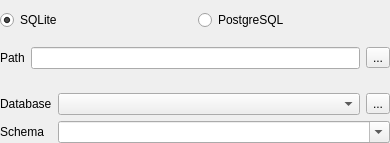
<?xml version="1.0" encoding="UTF-8"?>
<ui version="4.0">
 <class>Form</class>
 <widget class="QWidget" name="Form">
  <property name="geometry">
   <rect>
    <x>0</x>
    <y>0</y>
    <width>390</width>
    <height>143</height>
   </rect>
  </property>
  <property name="windowTitle">
   <string>Form</string>
  </property>
  <layout class="QVBoxLayout" name="verticalLayout">
   <property name="margin">
    <number>0</number>
   </property>
   <item>
    <widget class="QWidget" name="formatWidget" native="true">
     <layout class="QHBoxLayout" name="horizontalLayout_3">
      <property name="margin">
       <number>0</number>
      </property>
      <item>
       <widget class="QRadioButton" name="sqliteRadioButton">
        <property name="text">
         <string>SQLite</string>
        </property>
        <property name="checked">
         <bool>true</bool>
        </property>
       </widget>
      </item>
      <item>
       <widget class="QRadioButton" name="pgsqlRadioButton">
        <property name="text">
         <string>PostgreSQL</string>
        </property>
       </widget>
      </item>
     </layout>
    </widget>
   </item>
   <item>
    <widget class="QWidget" name="sqliteFormWidget" native="true">
     <layout class="QFormLayout" name="formLayout_7">
      <property name="margin">
       <number>0</number>
      </property>
      <item row="0" column="0">
       <widget class="QLabel" name="label_14">
        <property name="text">
         <string>Path</string>
        </property>
       </widget>
      </item>
      <item row="0" column="1">
       <layout class="QHBoxLayout" name="horizontalLayout_2">
        <item>
         <widget class="QLineEdit" name="sqlitePathLineEdit"/>
        </item>
        <item>
         <widget class="QToolButton" name="sqlitePathButton">
          <property name="text">
           <string>...</string>
          </property>
         </widget>
        </item>
       </layout>
      </item>
     </layout>
    </widget>
   </item>
   <item>
    <widget class="QWidget" name="pgsqlFormWidget" native="true">
     <layout class="QFormLayout" name="formLayout_8">
      <property name="margin">
       <number>0</number>
      </property>
      <item row="0" column="0">
       <widget class="QLabel" name="label_8">
        <property name="text">
         <string>Database</string>
        </property>
       </widget>
      </item>
      <item row="1" column="0">
       <widget class="QLabel" name="label_9">
        <property name="text">
         <string>Schema</string>
        </property>
       </widget>
      </item>
      <item row="1" column="1">
       <widget class="QComboBox" name="pgsqlSchemaBox">
        <property name="editable">
         <bool>true</bool>
        </property>
       </widget>
      </item>
      <item row="0" column="1">
       <layout class="QHBoxLayout" name="horizontalLayout_11">
        <item>
         <widget class="QComboBox" name="pgsqlConnectionsBox"/>
        </item>
        <item>
         <widget class="QToolButton" name="pgsqlConnectionsRefreshButton">
          <property name="text">
           <string>...</string>
          </property>
         </widget>
        </item>
       </layout>
      </item>
     </layout>
    </widget>
   </item>
  </layout>
 </widget>
 <resources/>
 <connections/>
</ui>
